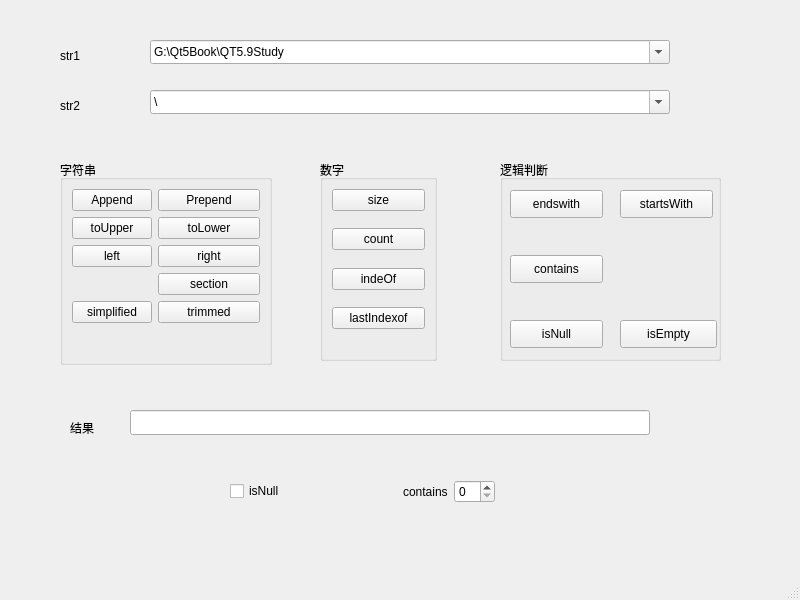
<?xml version="1.0" encoding="UTF-8"?>
<ui version="4.0">
 <class>MainWindow</class>
 <widget class="QMainWindow" name="MainWindow">
  <property name="geometry">
   <rect>
    <x>0</x>
    <y>0</y>
    <width>800</width>
    <height>600</height>
   </rect>
  </property>
  <property name="windowTitle">
   <string>MainWindow</string>
  </property>
  <widget class="QWidget" name="centralwidget">
   <widget class="QLabel" name="labelstr1">
    <property name="geometry">
     <rect>
      <x>60</x>
      <y>40</y>
      <width>72</width>
      <height>31</height>
     </rect>
    </property>
    <property name="text">
     <string>str1</string>
    </property>
   </widget>
   <widget class="QLabel" name="label_str2">
    <property name="geometry">
     <rect>
      <x>60</x>
      <y>90</y>
      <width>72</width>
      <height>31</height>
     </rect>
    </property>
    <property name="text">
     <string>str2</string>
    </property>
   </widget>
   <widget class="QGroupBox" name="groupBox">
    <property name="geometry">
     <rect>
      <x>60</x>
      <y>160</y>
      <width>212</width>
      <height>205</height>
     </rect>
    </property>
    <property name="title">
     <string>字符串</string>
    </property>
    <layout class="QFormLayout" name="formLayout">
     <item row="0" column="0">
      <widget class="QPushButton" name="bntAppend">
       <property name="text">
        <string>Append</string>
       </property>
      </widget>
     </item>
     <item row="0" column="1">
      <widget class="QPushButton" name="bntPrepend">
       <property name="text">
        <string>Prepend</string>
       </property>
      </widget>
     </item>
     <item row="1" column="0">
      <widget class="QPushButton" name="bntToUpper">
       <property name="text">
        <string>toUpper</string>
       </property>
      </widget>
     </item>
     <item row="1" column="1">
      <widget class="QPushButton" name="bntToLower">
       <property name="text">
        <string>toLower</string>
       </property>
      </widget>
     </item>
     <item row="2" column="0">
      <widget class="QPushButton" name="bntLeft">
       <property name="text">
        <string>left</string>
       </property>
      </widget>
     </item>
     <item row="2" column="1">
      <widget class="QPushButton" name="bntRight">
       <property name="text">
        <string>right</string>
       </property>
      </widget>
     </item>
     <item row="3" column="1">
      <widget class="QPushButton" name="bntSection">
       <property name="text">
        <string>section</string>
       </property>
      </widget>
     </item>
     <item row="4" column="0">
      <widget class="QPushButton" name="bntSimplified">
       <property name="text">
        <string>simplified</string>
       </property>
      </widget>
     </item>
     <item row="4" column="1">
      <widget class="QPushButton" name="bntTrimed">
       <property name="text">
        <string>trimmed</string>
       </property>
      </widget>
     </item>
    </layout>
   </widget>
   <widget class="QGroupBox" name="groupBox_2">
    <property name="geometry">
     <rect>
      <x>320</x>
      <y>160</y>
      <width>117</width>
      <height>201</height>
     </rect>
    </property>
    <property name="title">
     <string>数字</string>
    </property>
    <layout class="QGridLayout" name="gridLayout">
     <item row="5" column="0">
      <spacer name="verticalSpacer_2">
       <property name="orientation">
        <enum>Qt::Vertical</enum>
       </property>
       <property name="sizeHint" stdset="0">
        <size>
         <width>20</width>
         <height>40</height>
        </size>
       </property>
      </spacer>
     </item>
     <item row="4" column="0">
      <widget class="QPushButton" name="bntCount">
       <property name="text">
        <string>count</string>
       </property>
      </widget>
     </item>
     <item row="9" column="0">
      <spacer name="verticalSpacer_6">
       <property name="orientation">
        <enum>Qt::Vertical</enum>
       </property>
       <property name="sizeHint" stdset="0">
        <size>
         <width>20</width>
         <height>40</height>
        </size>
       </property>
      </spacer>
     </item>
     <item row="7" column="0">
      <widget class="QPushButton" name="bntIndexof">
       <property name="text">
        <string>indeOf</string>
       </property>
      </widget>
     </item>
     <item row="0" column="0">
      <widget class="QPushButton" name="bntSize">
       <property name="text">
        <string>size</string>
       </property>
      </widget>
     </item>
     <item row="6" column="0">
      <spacer name="verticalSpacer_5">
       <property name="orientation">
        <enum>Qt::Vertical</enum>
       </property>
       <property name="sizeHint" stdset="0">
        <size>
         <width>20</width>
         <height>40</height>
        </size>
       </property>
      </spacer>
     </item>
     <item row="11" column="0">
      <widget class="QLabel" name="label_4">
       <property name="text">
        <string/>
       </property>
      </widget>
     </item>
     <item row="10" column="0">
      <widget class="QPushButton" name="bntLasteIndex">
       <property name="text">
        <string>lastIndexof</string>
       </property>
      </widget>
     </item>
     <item row="2" column="0">
      <spacer name="verticalSpacer">
       <property name="orientation">
        <enum>Qt::Vertical</enum>
       </property>
       <property name="sizeHint" stdset="0">
        <size>
         <width>20</width>
         <height>40</height>
        </size>
       </property>
      </spacer>
     </item>
     <item row="1" column="0">
      <spacer name="verticalSpacer_4">
       <property name="orientation">
        <enum>Qt::Vertical</enum>
       </property>
       <property name="sizeHint" stdset="0">
        <size>
         <width>20</width>
         <height>40</height>
        </size>
       </property>
      </spacer>
     </item>
     <item row="8" column="0">
      <spacer name="verticalSpacer_3">
       <property name="orientation">
        <enum>Qt::Vertical</enum>
       </property>
       <property name="sizeHint" stdset="0">
        <size>
         <width>20</width>
         <height>40</height>
        </size>
       </property>
      </spacer>
     </item>
    </layout>
   </widget>
   <widget class="QGroupBox" name="groupBox_3">
    <property name="geometry">
     <rect>
      <x>500</x>
      <y>160</y>
      <width>221</width>
      <height>201</height>
     </rect>
    </property>
    <property name="title">
     <string>逻辑判断</string>
    </property>
    <widget class="QLabel" name="label_5">
     <property name="geometry">
      <rect>
       <x>10</x>
       <y>25</y>
       <width>16</width>
       <height>16</height>
      </rect>
     </property>
     <property name="text">
      <string/>
     </property>
    </widget>
    <widget class="QPushButton" name="bntContains">
     <property name="geometry">
      <rect>
       <x>10</x>
       <y>95</y>
       <width>93</width>
       <height>28</height>
      </rect>
     </property>
     <property name="text">
      <string>contains</string>
     </property>
    </widget>
    <widget class="QPushButton" name="bntIsNull">
     <property name="geometry">
      <rect>
       <x>10</x>
       <y>160</y>
       <width>93</width>
       <height>28</height>
      </rect>
     </property>
     <property name="text">
      <string>isNull</string>
     </property>
    </widget>
    <widget class="QPushButton" name="bntIsempty">
     <property name="geometry">
      <rect>
       <x>120</x>
       <y>160</y>
       <width>97</width>
       <height>28</height>
      </rect>
     </property>
     <property name="text">
      <string>isEmpty</string>
     </property>
    </widget>
    <widget class="QPushButton" name="bntEndswith">
     <property name="geometry">
      <rect>
       <x>10</x>
       <y>30</y>
       <width>93</width>
       <height>28</height>
      </rect>
     </property>
     <property name="text">
      <string>endswith</string>
     </property>
    </widget>
    <widget class="QPushButton" name="bntStartWith">
     <property name="geometry">
      <rect>
       <x>120</x>
       <y>30</y>
       <width>93</width>
       <height>28</height>
      </rect>
     </property>
     <property name="text">
      <string>startsWith</string>
     </property>
    </widget>
   </widget>
   <widget class="QLabel" name="label_6">
    <property name="geometry">
     <rect>
      <x>70</x>
      <y>420</y>
      <width>72</width>
      <height>15</height>
     </rect>
    </property>
    <property name="text">
     <string>结果</string>
    </property>
   </widget>
   <widget class="QWidget" name="layoutWidget">
    <property name="geometry">
     <rect>
      <x>230</x>
      <y>480</y>
      <width>265</width>
      <height>23</height>
     </rect>
    </property>
    <layout class="QHBoxLayout" name="horizontalLayout">
     <item>
      <widget class="QCheckBox" name="checkCotains">
       <property name="text">
        <string>isNull</string>
       </property>
      </widget>
     </item>
     <item>
      <spacer name="horizontalSpacer_2">
       <property name="orientation">
        <enum>Qt::Horizontal</enum>
       </property>
       <property name="sizeHint" stdset="0">
        <size>
         <width>40</width>
         <height>20</height>
        </size>
       </property>
      </spacer>
     </item>
     <item>
      <widget class="QLabel" name="label_7">
       <property name="text">
        <string>contains</string>
       </property>
      </widget>
     </item>
     <item>
      <widget class="QSpinBox" name="spinBox"/>
     </item>
    </layout>
   </widget>
   <widget class="QComboBox" name="comboBox1_2">
    <property name="geometry">
     <rect>
      <x>150</x>
      <y>40</y>
      <width>520</width>
      <height>24</height>
     </rect>
    </property>
    <property name="editable">
     <bool>true</bool>
    </property>
    <item>
     <property name="text">
      <string>G:\Qt5Book\QT5.9Study</string>
     </property>
    </item>
    <item>
     <property name="text">
      <string>G:\Qt5Book\QT5.9Study\qw.cpp</string>
     </property>
    </item>
    <item>
     <property name="text">
      <string>学生姓名，男，1984-3-4，汉族，山东</string>
     </property>
    </item>
   </widget>
   <widget class="QComboBox" name="comboBox2_2">
    <property name="geometry">
     <rect>
      <x>150</x>
      <y>90</y>
      <width>520</width>
      <height>24</height>
     </rect>
    </property>
    <property name="editable">
     <bool>true</bool>
    </property>
    <item>
     <property name="text">
      <string>\</string>
     </property>
    </item>
    <item>
     <property name="text">
      <string>.cpp</string>
     </property>
    </item>
    <item>
     <property name="text">
      <string>:</string>
     </property>
    </item>
    <item>
     <property name="text">
      <string>，</string>
     </property>
    </item>
   </widget>
   <widget class="QLineEdit" name="edtResult_2">
    <property name="geometry">
     <rect>
      <x>130</x>
      <y>410</y>
      <width>520</width>
      <height>25</height>
     </rect>
    </property>
   </widget>
  </widget>
  <widget class="QMenuBar" name="menubar">
   <property name="geometry">
    <rect>
     <x>0</x>
     <y>0</y>
     <width>800</width>
     <height>26</height>
    </rect>
   </property>
  </widget>
  <widget class="QStatusBar" name="statusbar"/>
 </widget>
 <resources/>
 <connections/>
</ui>
